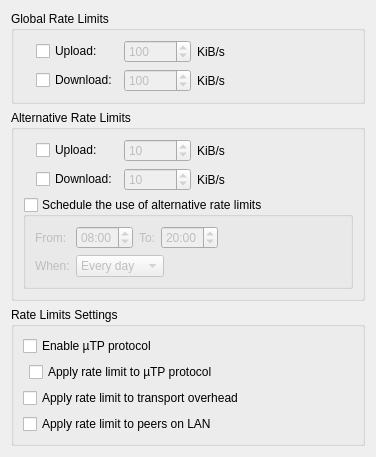
          <widget class="QWidget" name="scrollAreaWidgetContents_9">
           <property name="geometry">
            <rect>
             <x>0</x>
             <y>0</y>
             <width>376</width>
             <height>444</height>
            </rect>
           </property>
           <layout class="QVBoxLayout" name="verticalLayout_5">
            <item>
             <widget class="QGroupBox" name="rateLimitBox">
              <property name="title">
               <string>Global Rate Limits</string>
              </property>
              <layout class="QGridLayout" name="rateLimitBoxLayout">
               <item row="0" column="2">
                <widget class="QSpinBox" name="spinUploadLimit">
                 <property name="enabled">
                  <bool>false</bool>
                 </property>
                 <property name="minimum">
                  <number>1</number>
                 </property>
                 <property name="maximum">
                  <number>1000000</number>
                 </property>
                 <property name="value">
                  <number>100</number>
                 </property>
                </widget>
               </item>
               <item row="0" column="1">
                <widget class="QCheckBox" name="checkUploadLimit">
                 <property name="text">
                  <string>Upload:</string>
                 </property>
                </widget>
               </item>
               <item row="0" column="3">
                <widget class="QLabel" name="label_10">
                 <property name="text">
                  <string>KiB/s</string>
                 </property>
                </widget>
               </item>
               <item row="1" column="2">
                <widget class="QSpinBox" name="spinDownloadLimit">
                 <property name="enabled">
                  <bool>false</bool>
                 </property>
                 <property name="minimum">
                  <number>1</number>
                 </property>
                 <property name="maximum">
                  <number>1000000</number>
                 </property>
                 <property name="value">
                  <number>100</number>
                 </property>
                </widget>
               </item>
               <item row="1" column="3">
                <widget class="QLabel" name="label_13">
                 <property name="text">
                  <string>KiB/s</string>
                 </property>
                </widget>
               </item>
               <item row="0" column="0" rowspan="2">
                <widget class="QLabel" name="label_5">
                 <property name="pixmap">
                  <pixmap resource="../icons.qrc">:/icons/slow_off.png</pixmap>
                 </property>
                </widget>
               </item>
               <item row="1" column="1">
                <widget class="QCheckBox" name="checkDownloadLimit">
                 <property name="text">
                  <string>Download:</string>
                 </property>
                </widget>
               </item>
               <item row="0" column="4">
                <spacer name="horizontalSpacer">
                 <property name="orientation">
                  <enum>Qt::Horizontal</enum>
                 </property>
                 <property name="sizeHint" stdset="0">
                  <size>
                   <width>40</width>
                   <height>20</height>
                  </size>
                 </property>
                </spacer>
               </item>
              </layout>
             </widget>
            </item>
            <item>
             <widget class="QGroupBox" name="altRateLimitBox">
              <property name="title">
               <string>Alternative Rate Limits</string>
              </property>
              <layout class="QGridLayout" name="gridLayout_6">
               <item row="2" column="0" colspan="5">
                <widget class="QGroupBox" name="check_schedule">
                 <property name="title">
                  <string>Schedule the use of alternative rate limits</string>
                 </property>
                 <property name="checkable">
                  <bool>true</bool>
                 </property>
                 <property name="checked">
                  <bool>false</bool>
                 </property>
                 <layout class="QGridLayout" name="gridLayout_7">
                  <item row="0" column="0">
                   <widget class="QLabel" name="label_6">
                    <property name="text">
                     <string extracomment="from (time1 to time2)">From:</string>
                    </property>
                   </widget>
                  </item>
                  <item row="0" column="3">
                   <widget class="QTimeEdit" name="schedule_to">
                    <property name="wrapping">
                     <bool>true</bool>
                    </property>
                    <property name="time">
                     <time>
                      <hour>20</hour>
                      <minute>0</minute>
                      <second>0</second>
                     </time>
                    </property>
                    <property name="displayFormat">
                     <string notr="true">hh:mm</string>
                    </property>
                   </widget>
                  </item>
                  <item row="0" column="2">
                   <widget class="QLabel" name="label_17">
                    <property name="text">
                     <string extracomment="time1 to time2">To:</string>
                    </property>
                   </widget>
                  </item>
                  <item row="0" column="1">
                   <widget class="QTimeEdit" name="schedule_from">
                    <property name="wrapping">
                     <bool>true</bool>
                    </property>
                    <property name="time">
                     <time>
                      <hour>8</hour>
                      <minute>0</minute>
                      <second>0</second>
                     </time>
                    </property>
                    <property name="displayFormat">
                     <string notr="true">hh:mm</string>
                    </property>
                    <property name="calendarPopup">
                     <bool>false</bool>
                    </property>
                   </widget>
                  </item>
                  <item row="1" column="0">
                   <widget class="QLabel" name="label_18">
                    <property name="text">
                     <string>When:</string>
                    </property>
                   </widget>
                  </item>
                  <item row="1" column="1" colspan="3">
                   <widget class="QComboBox" name="schedule_days">
                    <property name="sizePolicy">
                     <sizepolicy hsizetype="Fixed" vsizetype="Fixed">
                      <horstretch>0</horstretch>
                      <verstretch>0</verstretch>
                     </sizepolicy>
                    </property>
                    <item>
                     <property name="text">
                      <string>Every day</string>
                     </property>
                    </item>
                    <item>
                     <property name="text">
                      <string>Weekdays</string>
                     </property>
                    </item>
                    <item>
                     <property name="text">
                      <string>Weekends</string>
                     </property>
                    </item>
                   </widget>
                  </item>
                  <item row="0" column="4">
                   <spacer name="horizontalSpacer_8">
                    <property name="orientation">
                     <enum>Qt::Horizontal</enum>
                    </property>
                    <property name="sizeHint" stdset="0">
                     <size>
                      <width>40</width>
                      <height>20</height>
                     </size>
                    </property>
                   </spacer>
                  </item>
                 </layout>
                </widget>
               </item>
               <item row="0" column="0" rowspan="2">
                <widget class="QLabel" name="label_16">
                 <property name="pixmap">
                  <pixmap resource="../icons.qrc">:/icons/slow.png</pixmap>
                 </property>
                </widget>
               </item>
               <item row="0" column="1">
                <widget class="QCheckBox" name="checkUploadLimitAlt">
                 <property name="text">
                  <string>Upload:</string>
                 </property>
                </widget>
               </item>
               <item row="1" column="1">
                <widget class="QCheckBox" name="checkDownloadLimitAlt">
                 <property name="text">
                  <string>Download:</string>
                 </property>
                </widget>
               </item>
               <item row="0" column="2">
                <widget class="QSpinBox" name="spinUploadLimitAlt">
                 <property name="enabled">
                  <bool>false</bool>
                 </property>
                 <property name="minimum">
                  <number>1</number>
                 </property>
                 <property name="maximum">
                  <number>1000000</number>
                 </property>
                 <property name="value">
                  <number>10</number>
                 </property>
                </widget>
               </item>
               <item row="1" column="2">
                <widget class="QSpinBox" name="spinDownloadLimitAlt">
                 <property name="enabled">
                  <bool>false</bool>
                 </property>
                 <property name="minimum">
                  <number>1</number>
                 </property>
                 <property name="maximum">
                  <number>1000000</number>
                 </property>
                 <property name="value">
                  <number>10</number>
                 </property>
                </widget>
               </item>
               <item row="0" column="3">
                <widget class="QLabel" name="label_14">
                 <property name="text">
                  <string>KiB/s</string>
                 </property>
                </widget>
               </item>
               <item row="1" column="3">
                <widget class="QLabel" name="label_15">
                 <property name="text">
                  <string>KiB/s</string>
                 </property>
                </widget>
               </item>
               <item row="0" column="4">
                <spacer name="horizontalSpacer_5">
                 <property name="orientation">
                  <enum>Qt::Horizontal</enum>
                 </property>
                 <property name="sizeHint" stdset="0">
                  <size>
                   <width>40</width>
                   <height>20</height>
                  </size>
                 </property>
                </spacer>
               </item>
              </layout>
             </widget>
            </item>
            <item>
             <widget class="QGroupBox" name="rateLimitsGroupBox">
              <property name="title">
               <string>Rate Limits Settings</string>
              </property>
              <layout class="QGridLayout" name="gridLayout_8">
               <item row="4" column="0" colspan="3">
                <widget class="QCheckBox" name="checkLimitLocalPeerRate">
                 <property name="text">
                  <string>Apply rate limit to peers on LAN</string>
                 </property>
                </widget>
               </item>
               <item row="3" column="0" colspan="3">
                <widget class="QCheckBox" name="checkLimitTransportOverhead">
                 <property name="text">
                  <string>Apply rate limit to transport overhead</string>
                 </property>
                </widget>
               </item>
               <item row="0" column="0" colspan="3">
                <widget class="QCheckBox" name="checkuTP">
                 <property name="text">
                  <string>Enable µTP protocol</string>
                 </property>
                </widget>
               </item>
               <item row="2" column="1">
                <widget class="QCheckBox" name="checkLimituTPConnections">
                 <property name="text">
                  <string>Apply rate limit to µTP protocol</string>
                 </property>
                </widget>
               </item>
               <item row="2" column="2">
                <spacer name="horizontalSpacer_9">
                 <property name="orientation">
                  <enum>Qt::Horizontal</enum>
                 </property>
                 <property name="sizeHint" stdset="0">
                  <size>
                   <width>40</width>
                   <height>20</height>
                  </size>
                 </property>
                </spacer>
               </item>
              </layout>
             </widget>
            </item>
            <item>
             <spacer name="verticalSpacer_2">
              <property name="orientation">
               <enum>Qt::Vertical</enum>
              </property>
              <property name="sizeHint" stdset="0">
               <size>
                <width>20</width>
                <height>40</height>
               </size>
              </property>
             </spacer>
            </item>
           </layout>
          </widget>
